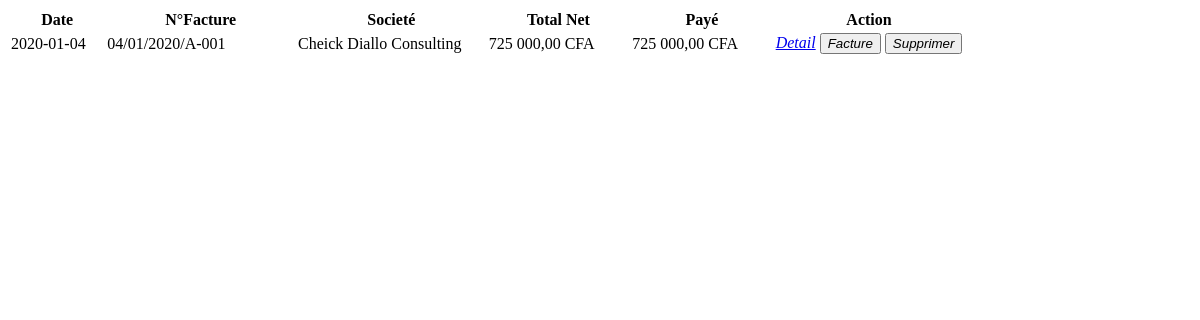
Page /order_fetch.php on the committed database.
### tables this page shows
CREATE TABLE `transaction` (
  `id_transaction` int(11) NOT NULL,
  `num_facture` varchar(20) NOT NULL,
  `client_fournisseur` int(11) NOT NULL,
  `montant` decimal(9,2) NOT NULL,
  `remise` decimal(9,2) NOT NULL,
  `montant_paye` decimal(9,2) NOT NULL,
  `remarque` text DEFAULT NULL,
  `type` int(1) NOT NULL,
  `transaction_date` varchar(10) DEFAULT NULL,
  `ajouter_par` int(11) NOT NULL
);

CREATE TABLE `fournisseur` (
  `ref_fournisseur` int(11) NOT NULL,
  `nom_fournisseur` varchar(65) NOT NULL,
  `prenom_fournisseur` varchar(65) NOT NULL,
  `societe` varchar(255) DEFAULT NULL,
  `adresse` text DEFAULT NULL,
  `telephone` varchar(13) DEFAULT NULL
);

### order_fetch.php (the view, shortened to what this page needs)
<link rel="stylesheet" href="plugins/datatables-bs4/css/dataTables.bootstrap4.css">
<?php
include('includes/db_connexion.php');
$query ="SELECT t.id_transaction, t.num_facture, t.client_fournisseur, t.montant, t.montant_paye, t.type, t.transaction_date, f.ref_fournisseur, f.societe FROM transaction t, fournisseur f WHERE t.type = 2 AND t.client_fournisseur = f.ref_fournisseur";
$statement = $connect->prepare($query);
$statement->execute();
$result = $statement->fetchAll();
$total_row = $statement->rowCount();
$output = '
<table id="order" class="table table-bordered table-hover">
<thead>
	<tr>
		<th width="10%">Date</th>
		<th width="20%">N°Facture</th>
		<th width="20%">Societé</th>
		<th width="15%">Total Net</th>
		<th width="15%">Payé</th>
		<th width="20%">Action</th>
	</tr>
</thead>
<tbody>
';
if ($total_row > 0)
{
	foreach ($result as $row)
	{
		$output .='
		<tr>
			<td>'.$row["transaction_date"].'</td>
			<td>'.$row["num_facture"].'</td>
			<td>'.$row["societe"].'</td>
			<td>'.number_format($row["montant"], 2, ',', ' ')." CFA".'</td>
			<td>'.number_format($row["montant_paye"], 2, ',', ' ')." CFA".'</td>
			<td>
				<a type="button" name="detail" class="btn btn-primary btn-xs detail" href="detail_facture_achat.php?id='.$row["num_facture"].'"><i class="nav-icon fas fa-eye" aria-hidden="true"> Detail</i></a>
				<button type="button" name="detail" class="btn btn-primary btn-xs detail" id="'.$row["id_transaction"].'"><i class="nav-icon fas fa-file" aria-hidden="true"> Facture</i></button>
				<button type="button" name="delete" class="btn btn-danger btn-xs delete" id="'.$row["id_transaction"].'"><i class="nav-icon fas fa-trash">Supprimer</i></button>
			</td>
		</tr>
		';
	}
}
else
{
	$output .='<tr>
		<td colspan="6" align="center">Pas de données</td>
	</tr>
	';
}
$output .='</tbody></table>';
echo $output;
?>

### rows in the picture
transaction: transaction_date "2020-01-04", num_facture "04/01/2020/A-001", fournisseur.societe "Cheick Diallo Consulting", montant "725 000,00", montant_paye "725 000,00"
